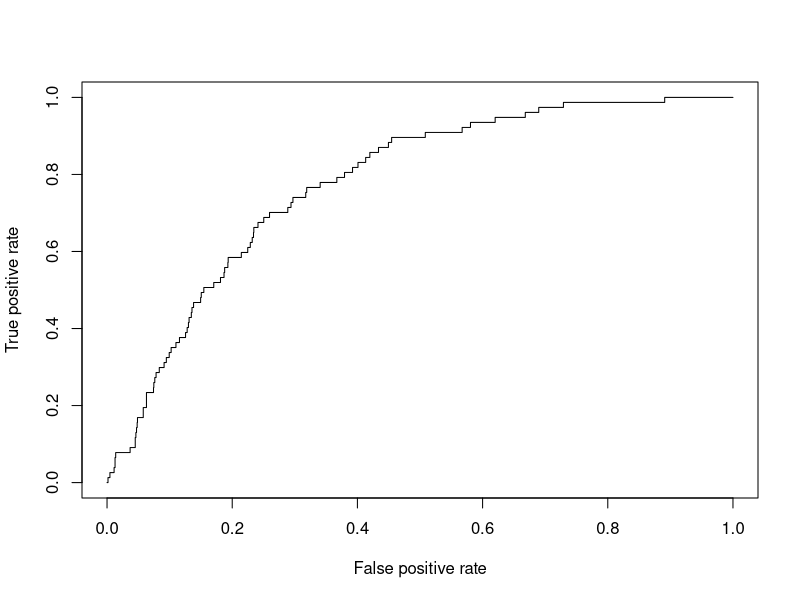
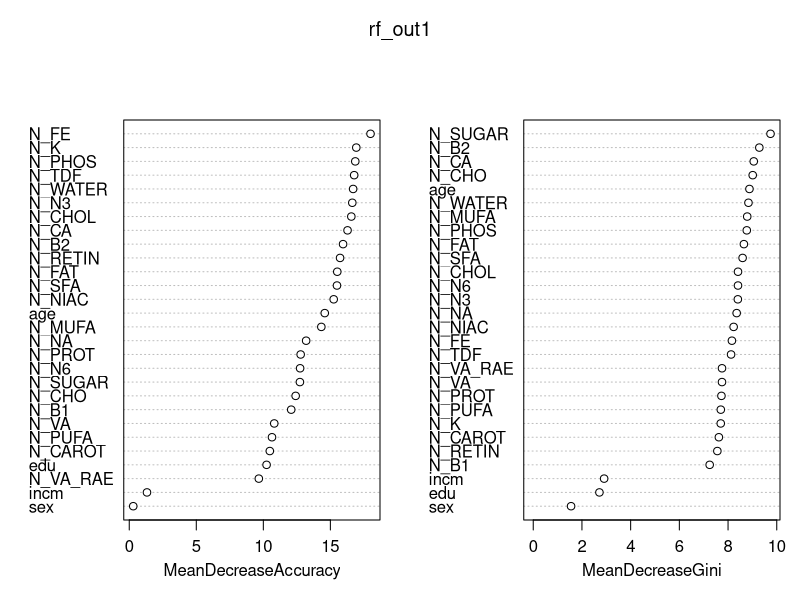

Reproduce these figures in R, in order. (Note: this script raises an error after producing the figures.)

setwd("C:/Users/USER/Cardiovascular diseases")

data1<-read.csv("DI3_dg.csv")

attach(data1)

cor(data1[0:28])

train1<-data1[1:4000, ]
test1<-data1[4001:6030, ]

# Logistic Regression
rg_model1 <- glm(DI3_dg ~ ., data =train1, family = "binomial")
help("glm")
summary(rg_model1)

# Anova
anova(rg_model1, test="Chisq")


# ROC
library(ROCR)
p1 <- predict(rg_model1, newdata=test1, type="response")
pr1 <- prediction(p1, test1$DI3_dg)
prf1 <- performance(pr1, measure = "tpr", x.measure = "fpr")
plot(prf1)

auc1 <- performance(pr1, measure = "auc")
auc1 <- auc1@y.values[[1]]
auc1

# Random Forest
library(randomForest)
rf_out1<-randomForest(as.factor(DI3_dg)~.,data=train1, importance=T, mtry=4)
rf_out1
round(importance(rf_out1), 2)
varImpPlot(rf_out1)

library(caret)
rfpred1<-predict(rf_out1,test1)
# rfpred1

library (e1071)
confusionMatrix(as.factor(rfpred1),as.factor(test1$DI3_dg))

#svm
m1<-svm(as.factor(DI3_dg)~., data = train1, kernel = "linear")
summary(m1)
m2<-svm(as.factor(DI3_dg)~., data = train1, kernel="polynomial")
summary(m2)
m3<-svm(as.factor(DI3_dg)~., data = train1, kernel="sigmoid")
summary(m3)
m4<-svm(as.factor(DI3_dg)~., data = train1, kernel="radial")
summary(m4)

pred1<-predict(m1,test1)
confusionMatrix(pred1,as.factor(tes1t$DI3_dg))

pred2<-predict(m2,test1)
confusionMatrix(pred2,as.factor(test1$DI3_dg))

pred3<-predict(m3,test1)
confusionMatrix(pred3,as.factor(test1$DI3_dg))

pred4<-predict(m4,test1)
confusionMatrix(pred4,as.factor(test1$DI3_dg))
